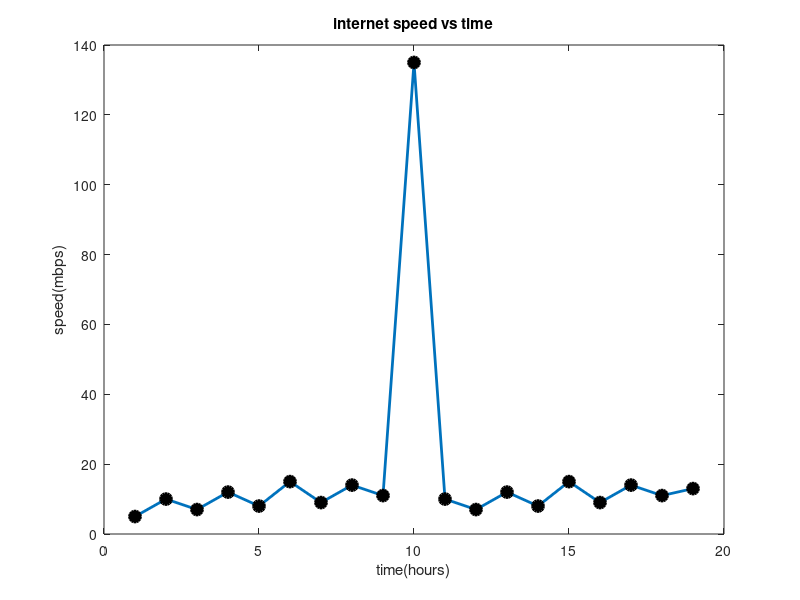

Source code (MATLAB):
time = 1:1:19;
speed = [5,10,7,12,8,15,9,14,11,135,10,7,12,8,15,9,14,11,13];

figure;
plot(time,speed,'Marker','o','MarkerSize',8,'MarkerEdgeColor','k','MarkerFaceColor','k','LineWidth',2);

title('internet speed vs time');
xlabel('time(hours)');
ylabel('speed(mbps)');

mean_speed = mean(speed);
std_speed = std(speed);
